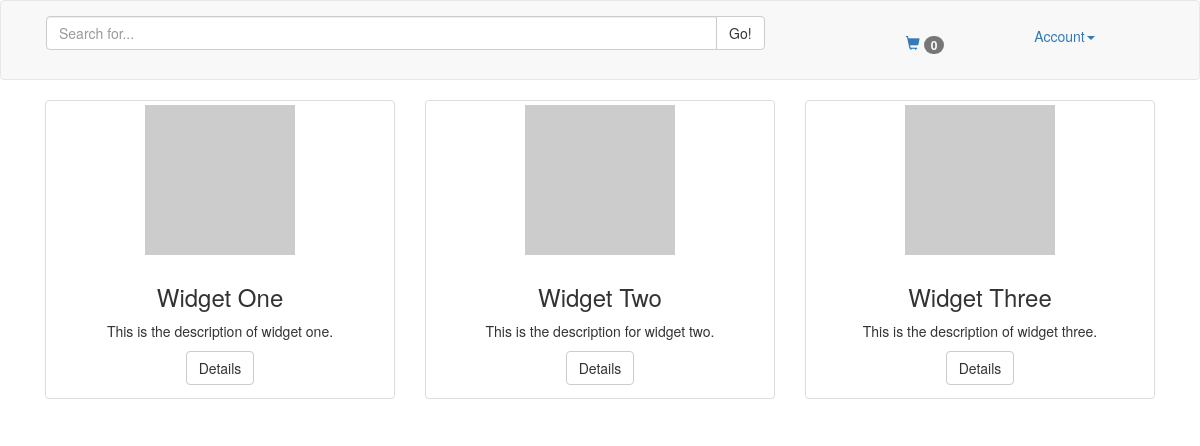
The page / on the database its author committed.
### products/models.py (models this page shows, shortened)
class Product(models.Model):
	slug = AutoSlugField(('slug'), max_length=60, unique=True, populate_from=('title',))
	title = models.CharField(max_length=50)
	description = models.TextField()
	created = models.DateTimeField(auto_now_add=True)
	updated = models.DateTimeField(auto_now=True)

### products/views.py (the view)
# urls.py: url(r'^$', views.all_products, name='all_products'),
def all_products(request):
	products = Product.objects.all()
	context = {"products": products}
	return render(request, 'products/all.html', context)

### products/templates/products/all.html (shortened to what this page needs)
{% extends "base.html" %}
{% block content %}
	{% if products %}
		{% for product in products %}
		  <div class="col-sm-6 col-md-4">
		    <div class="thumbnail">
		      <img src="//placehold.it/150x150" alt="{{ product.title }}">
		      <div class="caption text-center">
		        <h3>{{ product.title }}</h3>
		        <p>{{ product.description }}</p>
				<a href='{% url "single_product" product.slug %}' class="btn btn-default" role="button">Details</a>
		      </div>
		    </div>
		  </div>
		{% endfor %}
	{% else %}
		{% if search_term %}
			<p>No products matching your search were found.</p>
		{% else %}
			<p>No prodcts have been listed in this store.</p>
		{% endif %}
	{% endif %}
{% endblock %}

### rows shown on the page
Product: title "Widget One", description "This is the description of widget one."
Product: title "Widget Two", description "This is the description for widget two."
Product: title "Widget Three", description "This is the description of widget three."
